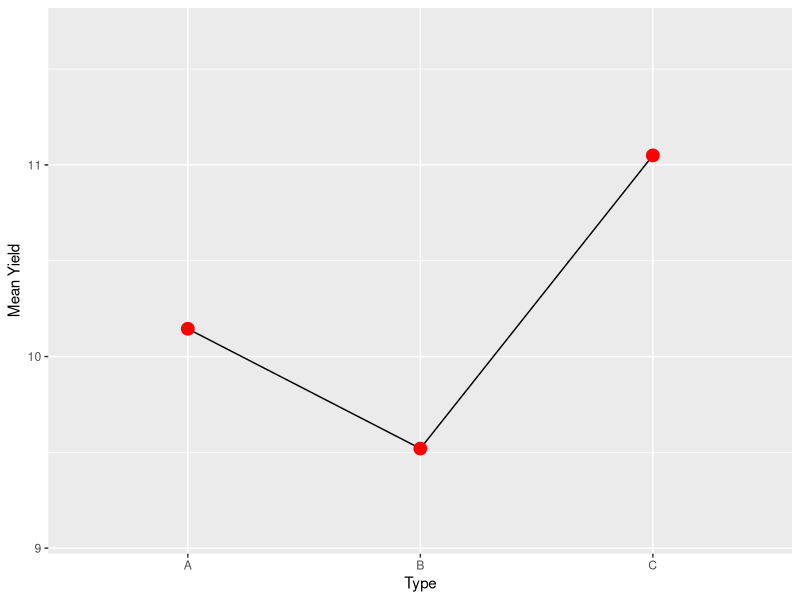
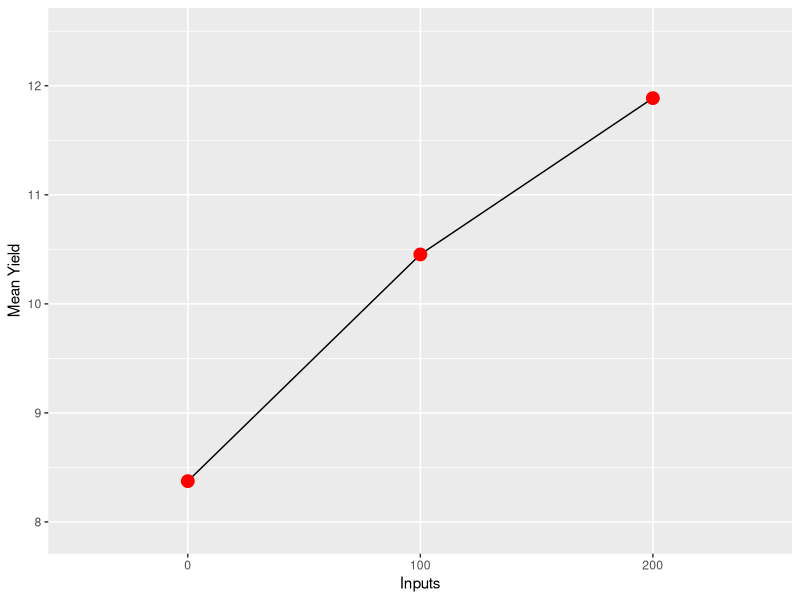
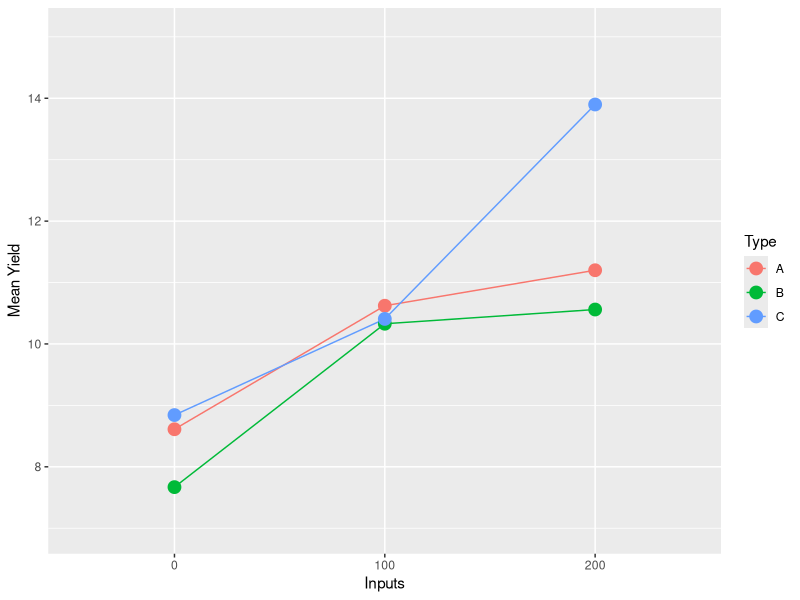
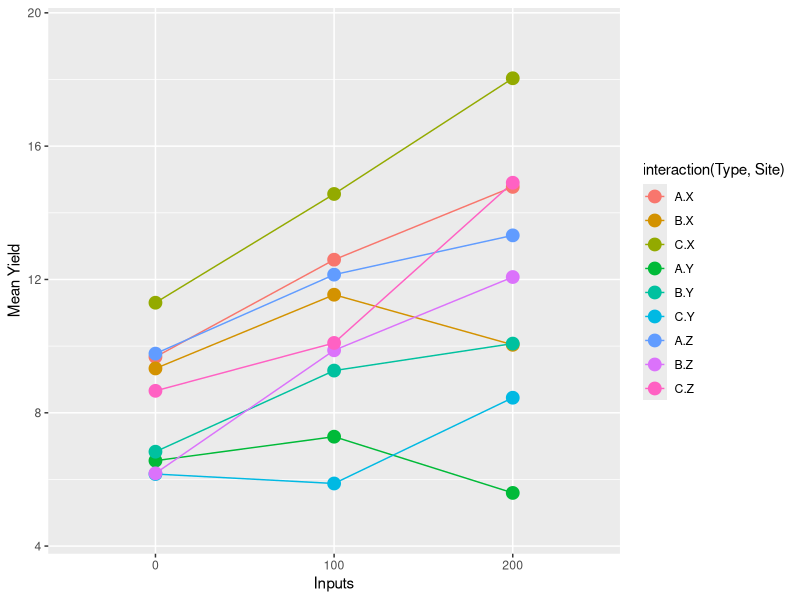
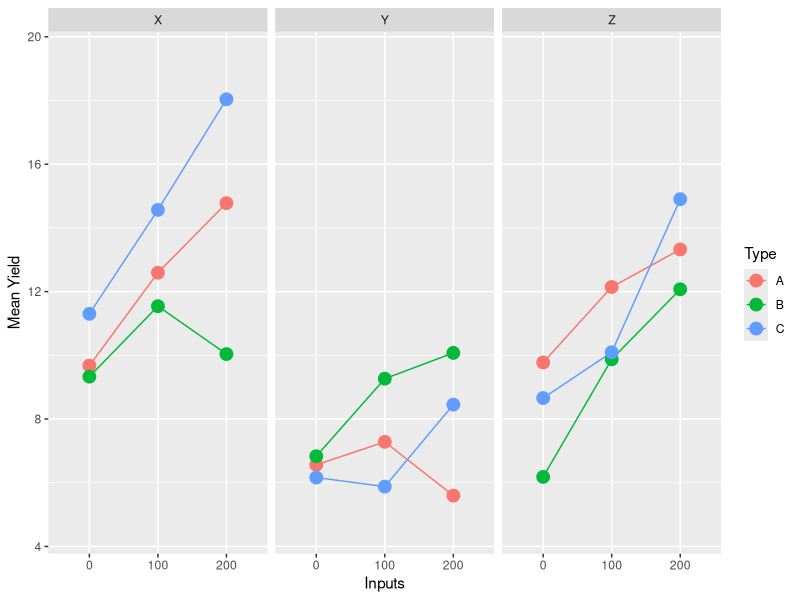
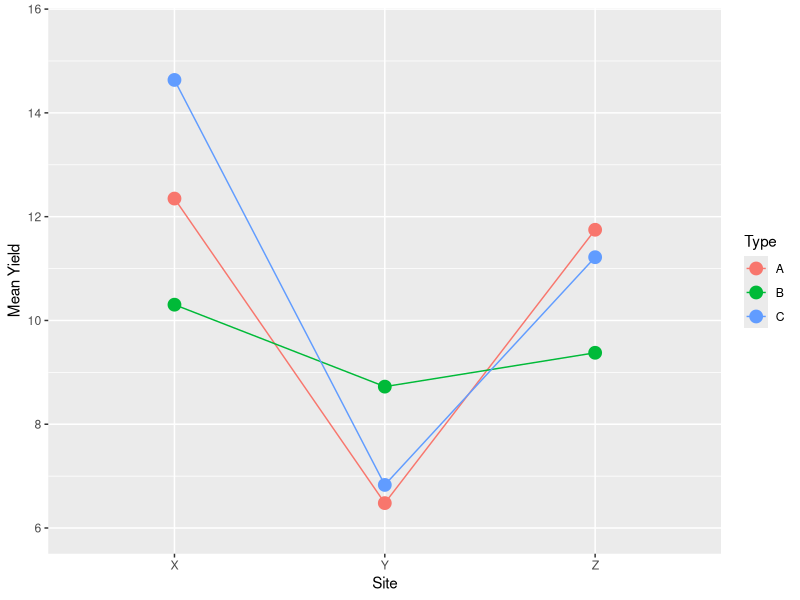
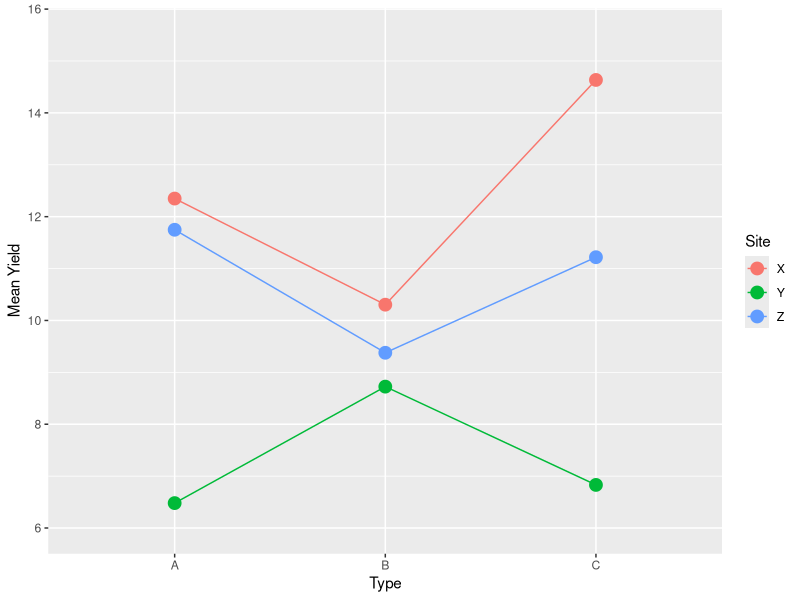
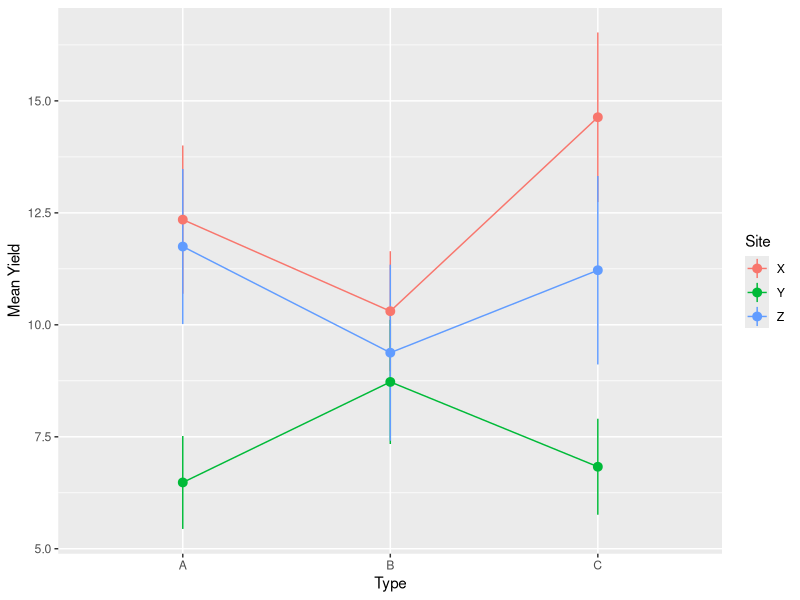

Source code (R) for these figures, in order: (Note: this script raises an error after producing the figures.)
## ---- chunk 1
knitr::include_url("https://www.youtube.com/embed/lbt4BH9Q82E")
## ---- chunk 2
set.seed(46)

library(tidyverse)
dt1<-expand.grid(Type=c("A","B","C"),Inputs=c(0,100,200),Farmer=1:20) %>%
  full_join(data.frame(Farmer=1:20,Gender=sample(c("Male","Female"),20,replace=TRUE),Site=c(rep("X",8),rep("Y",7),rep("Z",5)),ranef=rnorm(20,sd=2)))



## simulations. Ignore Gender.
## Sites different - X high Y low Z middle
## Inputs different - increase with Input
## Type effect - C high with high input and high with X
## B high with low input and high with Y
## A in middle
dt1$Yield<-NA
dt1$Yield<-ifelse(dt1$Site=="X" & dt1$Inputs==0 & dt1$Type == "A", rnorm(8,10,2),dt1$Yield)
dt1$Yield<-ifelse(dt1$Site=="X" & dt1$Inputs==100 & dt1$Type == "A", rnorm(8,12,2),dt1$Yield)
dt1$Yield<-ifelse(dt1$Site=="X" & dt1$Inputs==200 & dt1$Type == "A", rnorm(8,15,2),dt1$Yield)

dt1$Yield<-ifelse(dt1$Site=="X" & dt1$Inputs==0 & dt1$Type == "B", rnorm(8,9,2),dt1$Yield)
dt1$Yield<-ifelse(dt1$Site=="X" & dt1$Inputs==100 & dt1$Type == "B", rnorm(8,10,2),dt1$Yield)
dt1$Yield<-ifelse(dt1$Site=="X" & dt1$Inputs==200 & dt1$Type == "B", rnorm(8,11,2),dt1$Yield)

dt1$Yield<-ifelse(dt1$Site=="X" & dt1$Inputs==0 & dt1$Type == "C", rnorm(8,12,2),dt1$Yield)
dt1$Yield<-ifelse(dt1$Site=="X" & dt1$Inputs==100 & dt1$Type == "C", rnorm(8,15,2),dt1$Yield)
dt1$Yield<-ifelse(dt1$Site=="X" & dt1$Inputs==200 & dt1$Type == "C", rnorm(8,18,2),dt1$Yield)

dt1$Yield<-ifelse(dt1$Site=="Y" & dt1$Inputs==0 & dt1$Type == "A", rnorm(7,5,2),dt1$Yield)
dt1$Yield<-ifelse(dt1$Site=="Y" & dt1$Inputs==100 & dt1$Type == "A", rnorm(7,6,2),dt1$Yield)
dt1$Yield<-ifelse(dt1$Site=="Y" & dt1$Inputs==200 & dt1$Type == "A", rnorm(7,7,2),dt1$Yield)

dt1$Yield<-ifelse(dt1$Site=="Y" & dt1$Inputs==0 & dt1$Type == "B", rnorm(7,7,2),dt1$Yield)
dt1$Yield<-ifelse(dt1$Site=="Y" & dt1$Inputs==100 & dt1$Type == "B", rnorm(7,9,2),dt1$Yield)
dt1$Yield<-ifelse(dt1$Site=="Y" & dt1$Inputs==200 & dt1$Type == "B", rnorm(7,10,2),dt1$Yield)

dt1$Yield<-ifelse(dt1$Site=="Y" & dt1$Inputs==0 & dt1$Type == "C", rnorm(7,5,2),dt1$Yield)
dt1$Yield<-ifelse(dt1$Site=="Y" & dt1$Inputs==100 & dt1$Type == "C", rnorm(7,6,2),dt1$Yield)
dt1$Yield<-ifelse(dt1$Site=="Y" & dt1$Inputs==200 & dt1$Type == "C", rnorm(7,7,2),dt1$Yield)

dt1$Yield<-ifelse(dt1$Site=="Z" & dt1$Inputs==0 & dt1$Type == "A", rnorm(5,10,2),dt1$Yield)
dt1$Yield<-ifelse(dt1$Site=="Z" & dt1$Inputs==100 & dt1$Type == "A", rnorm(5,12,2),dt1$Yield)
dt1$Yield<-ifelse(dt1$Site=="Z" & dt1$Inputs==200 & dt1$Type == "A", rnorm(5,15,2),dt1$Yield)

dt1$Yield<-ifelse(dt1$Site=="Z" & dt1$Inputs==0 & dt1$Type == "B", rnorm(5,8,2),dt1$Yield)
dt1$Yield<-ifelse(dt1$Site=="Z" & dt1$Inputs==100 & dt1$Type == "B", rnorm(5,10,2),dt1$Yield)
dt1$Yield<-ifelse(dt1$Site=="Z" & dt1$Inputs==200 & dt1$Type == "B", rnorm(5,11,2),dt1$Yield)

dt1$Yield<-ifelse(dt1$Site=="Z" & dt1$Inputs==0 & dt1$Type == "C", rnorm(5,10,2),dt1$Yield)
dt1$Yield<-ifelse(dt1$Site=="Z" & dt1$Inputs==100 & dt1$Type == "C", rnorm(5,12,2),dt1$Yield)
dt1$Yield<-ifelse(dt1$Site=="Z" & dt1$Inputs==200 & dt1$Type == "C", rnorm(5,15,2),dt1$Yield)

dt1$Yield<-dt1$Yield+rnorm(nrow(dt1),mean=dt1$ranef,sd=0.1)
dt1$Inputs<-factor(dt1$Inputs)

## ---- chunk 3
dt1 %>% 
  group_by(Type,Inputs) %>%
    summarise("n"=n(),"Mean Yield"=round(mean(Yield),1),"SD Yield"=round(sd(Yield),1))

## ---- chunk 4
library(lmerTest)

lmer(Yield~Type*Inputs+(1|Farmer),data=dt1) %>%
  anova()

## ---- chunk 5
ggplot(aes(y=Yield,x=Type,group=1),data=dt1) +
  stat_summary(geom="line")+
    stat_summary(geom="point",colour="red",size=4)+
      ylab("Mean Yield")
## ---- chunk 6
ggplot(aes(y=Yield,x=Inputs,group=1),data=dt1) +
  stat_summary(geom="line")+
    stat_summary(geom="point",colour="red",size=4)+
      ylab("Mean Yield")
## ---- chunk 7
ggplot(aes(y=Yield,x=Inputs,group=Type,colour=Type),data=dt1) +
  stat_summary(geom="line")+
    stat_summary(geom="point",size=4)+
      ylab("Mean Yield")
## ---- chunk 8
ggplot(aes(y=Yield,x=Inputs,group=interaction(Type,Site),colour=interaction(Type,Site)),data=dt1) +
  stat_summary(geom="line")+
    stat_summary(geom="point",size=4)+
      ylab("Mean Yield")
## ---- chunk 9
ggplot(aes(y=Yield,x=Inputs,group=Type,colour=Type),data=dt1) +
  stat_summary(geom="line")+
    stat_summary(geom="point",size=4)+
  facet_wrap(~Site)+
      ylab("Mean Yield")
## ---- chunk 10
ggplot(aes(y=Yield,x=Site,group=Type,colour=Type),data=dt1) +
  stat_summary(geom="line")+
    stat_summary(geom="point",size=4)+
      ylab("Mean Yield")
## ---- chunk 11
ggplot(aes(y=Yield,x=Type,group=Site,colour=Site),data=dt1) +
  stat_summary(geom="line")+
    stat_summary(geom="point",size=4)+
      ylab("Mean Yield")
## ---- chunk 12
ggplot(aes(y=Yield,x=Type,group=Site,colour=Site),data=dt1) +
  stat_summary(geom="line")+
    stat_summary(fun.data=mean_cl_normal)+
      ylab("Mean Yield")
## ---- chunk 13
ggplot(aes(y=Yield,x=Inputs),data=dt1) +
  stat_summary(geom="line",aes(group=1))+
    stat_summary(geom="point",aes(group=Gender,col=Gender),size=4)+
      ylab("Mean Yield")
## ---- chunk 14
knitr::include_url("https://shiny.stats4sd.org/factorialexperiments",height="1000px")
## ---- chunk 15
knitr::include_url("https://www.youtube.com/embed/lbt4BH9Q82E")
## ---- chunk 16
knitr::include_graphics("img/infographic.jpg")
## ---- chunk 17
knitr::include_graphics("img/GIS East Africa Poster.png")
